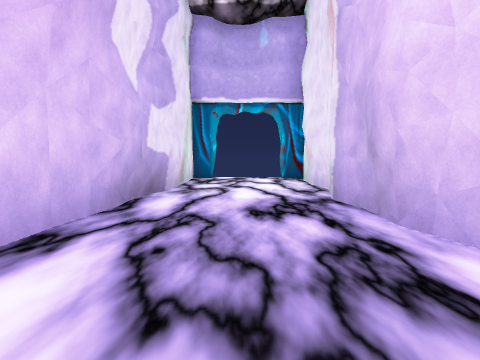
[1] (above)

15 first-person views from a walk through a 3-D level made in the Unity game engine. The camera is 1.3 m above the floor, tilts 4° down and sees 75° across. The floor is counted in squares, 2 m on a side. Each view is taken from the middle of a square. On the plan, view 1 faces up. The plan holds only what a view shows up to about 10 squares ahead; the rest is blank. The place goes on beyond the plan. The player is left out. Some surface patterns are stand-ins.

[2]
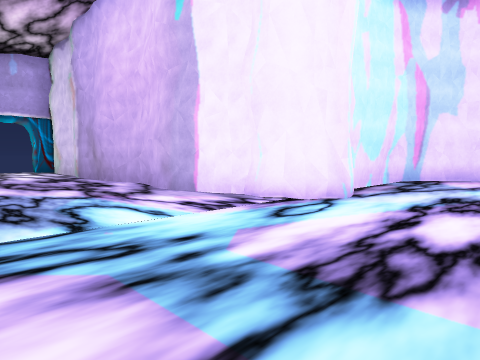

[3]
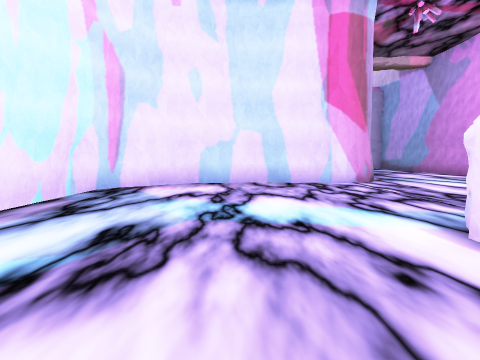

[4]
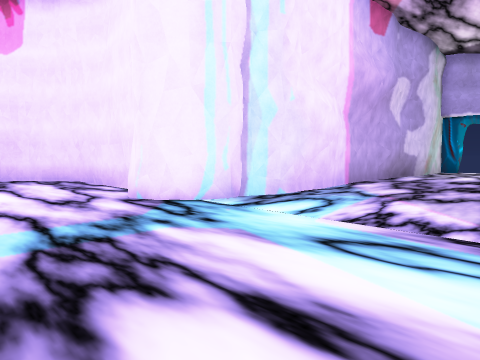

[5]
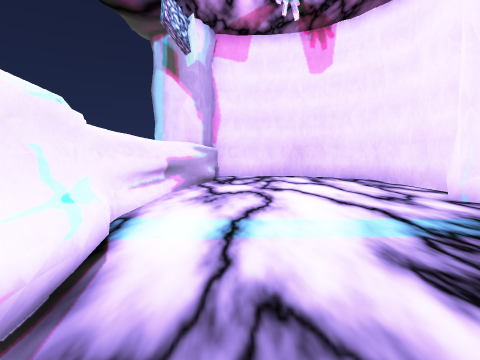

[6]
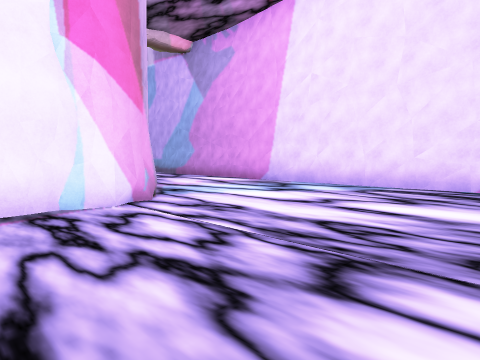

[7]
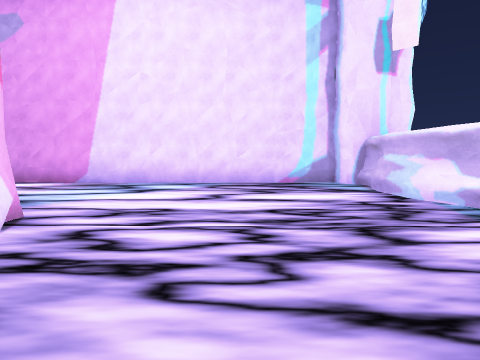

[8]
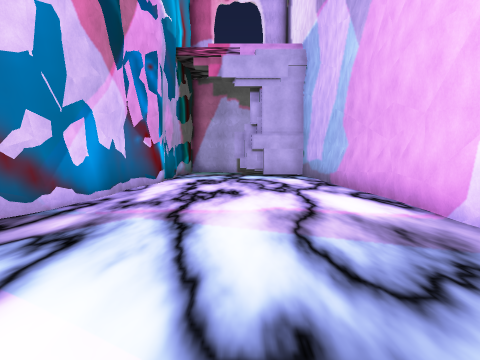

[9]
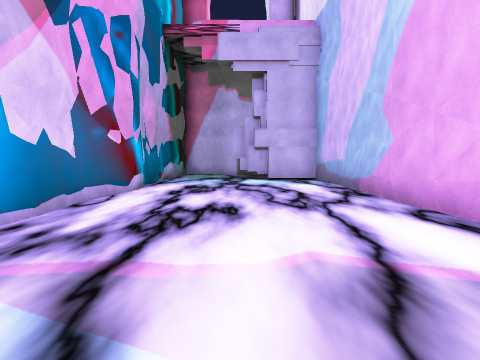

[10]
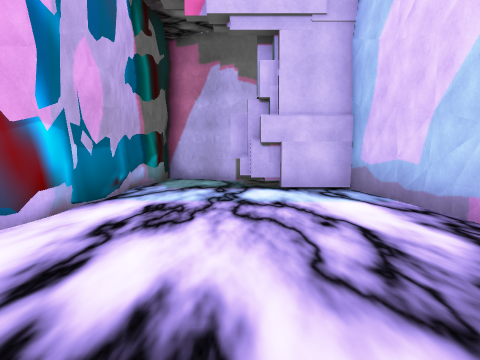

[11]
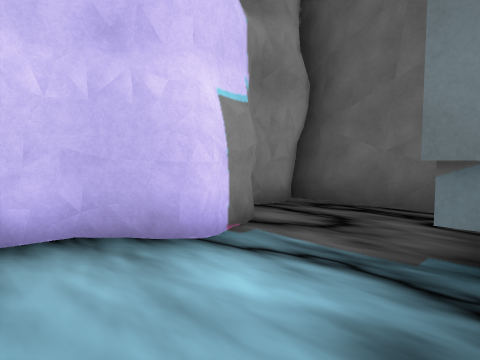

[12]
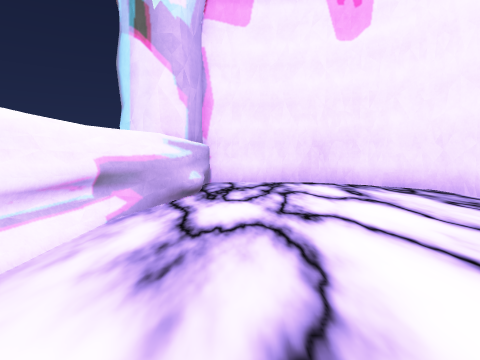

[13]
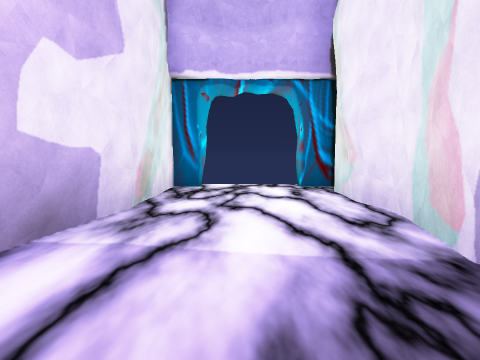

[14]
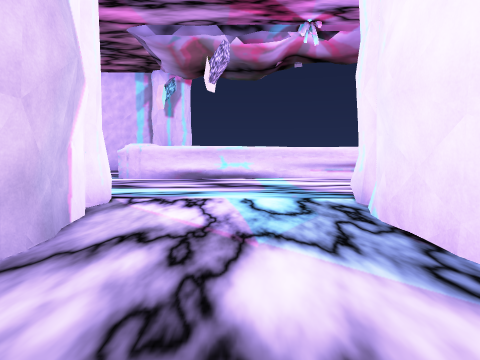

[15]
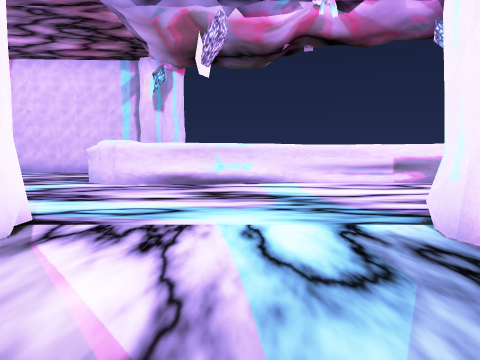

### Floor plan
Key: @ floor where view 1 was taken; # wall or solid block; x gap in a wall; . floor.
Columns run from 10 left of view 1 to 23 right of it. Each row starts with its distance up from view 1.
 11          x
 10         #...#
  9         #...#
  8         #...#
  7         #...#
  6         #...#
  5         #...#
  4         #...#
  3         #...#
  2         #...#
  1         #...#
  0         #.@.#
 -1         #...#
 -2         #...#
 -3  ########...########
 -4  #.................#
 -5 ##.................##
 -6 #...................#
 -7 #...................#
 -8 #####.....####......#
 -9     #######  ##.....#############
-10               #.................##
-11               #..................#
-12               #...............#.##
-13               #...............#..#
-14               #...............#..#
-15               ####################

Positions as (right, up) in squares from view 1, and headings:
1: (0, 0), facing up
2: (-2, -6), facing up-right
3: (1, -6), facing right
4: (2, -6), facing up-left
5: (2, -7), facing left
6: (5, -7), facing down-right
7: (7, -6), facing down
8: (8, -12), facing right
9: (10, -12), facing right
10: (13, -12), facing right
11: (20, -10), facing down-right
12: (-1, -7), facing left
13: (0, 3), facing up
14: (0, 2), facing down
15: (0, 0), facing down
